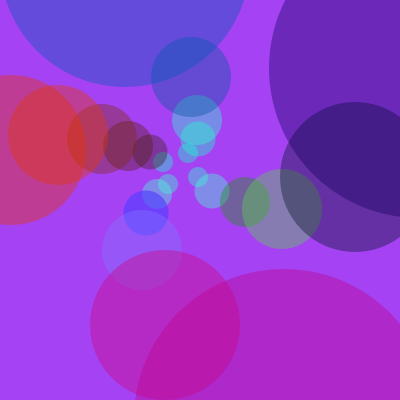
Frame 1 (no input)
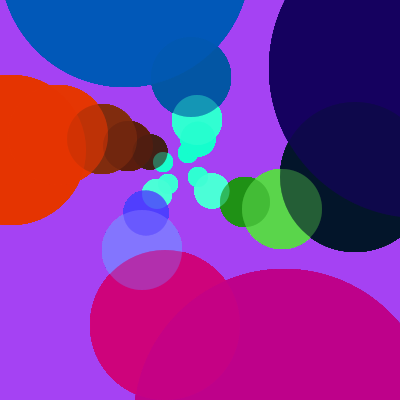
Frame 60 (the mouse pressed at the canvas centre just before this capture)
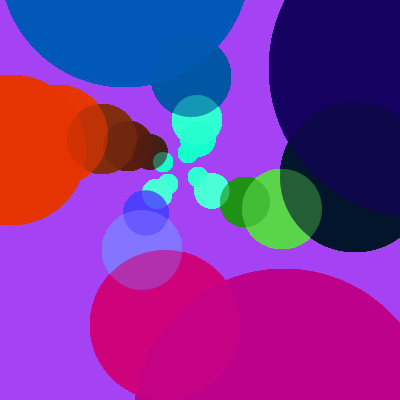
Frame 120 (the mouse held since frame 60 and released just before this capture)

The Processing sketch that drew these frames (run headless with seeded random() and noise(); from frame 60 on, the mouse is pressed at the canvas centre):

// Processing sketch: processing_132095
// ── processing_132095.pde

//canvas
void setup(){
  background(random(256),random(256),random(256));
  size(400, 400);
}

//art
void keyPressed(){
  background(random(256),random(256),random(256));
  //reset background
  fill (112,96,255,60);
  noStroke();
  ellipse(random(-50,400),random(-50,400),250,250);
  
  fill (134,121,255,60);
  noStroke();
  ellipse(random(-50,400),random(-50,400),250,250);
  
  fill (152,2,202,60);
  noStroke();
  ellipse(random(-50,400),random(-50,400),250,250);
  
  fill (183,19,255,60);
  noStroke();
  ellipse(random(-50,400),random(-50,400),250,250);
  
  fill (206,0,122,60);
  noStroke();
  ellipse(random(-50,400),random(-50,400),250,250);
  
  fill (20,131,73,60);
  noStroke();
  ellipse(random(-50,400),random(-50,400),300,300);
  
  fill (42,142,90,60);
  noStroke();
  ellipse(random(-50,400),random(-50,400),300,300);
  
  fill (3,124,176,60);
  noStroke();
  ellipse(random(-50,400),random(-50,400),300,300);
  
  fill (3,120,180,60);
  noStroke();
  ellipse(random(-50,400),random(-50,400),300,300);
  
  fill (80,100,255,60);
  noStroke();
  ellipse(random(-50,400),random(-50,400),300,300);
  
  fill (1,88,184,60);
  noStroke();
  ellipse(random(-50,400),random(-50,400),300,300);
  
  fill (183,19,255,60);
  noStroke();
  ellipse(random(-50,400),random(-50,400),300,300);
}

void draw() {
  //instance of many circles
  //background(random(256),random(256),random(256));
  
  fill (47,255,209,100);
  noStroke();
  ellipse(198,177,20,20);
  
  fill (73,255,215,100);
  noStroke();
  ellipse(212,191,35,35);

  fill (31,145,20,100);
  noStroke();
  ellipse(245,202,50,50);
  
  fill (89,214,73,100);
  noStroke();
  ellipse(282,209,80,80);
  
  fill (3,21,40,100);
  noStroke();
  ellipse(355,177,150,150);
  
  fill (58,255,212,100);
  noStroke();
  ellipse(168,184,20,20);
  
  fill (73,255,215,100);
  noStroke();
  ellipse(157,194,30,30);
  
  fill (80,60,255,100);
  noStroke();
  ellipse(146,213,45,45);
  
  fill (80,60,255,100);
  noStroke();
  ellipse(146,213,45,45);
  
  fill (129,117,255,100);
  noStroke();
  ellipse(142,250,80,80);
  
  fill (206,3,123,100);
  noStroke();
  ellipse(165,325,150,150);
  
  fill (191,1,138,100);
  noStroke();
  ellipse(284,419,300,300);
  
  fill (20,0,94,100);
  noStroke();
  ellipse(419,68,300,300);
  
  fill (24,255,204,100);
  noStroke();
  ellipse(163,162,20,20);
  
  fill (64,30,20,100);
  noStroke();
  ellipse(150,152,35,35);
  
  fill (90,28,12,100);
  noStroke();
  ellipse(128,146,50,50);
  
  fill (128,43,12,100);
  noStroke();
  ellipse(102,139,70,70);
  
  fill (229,53,2,100);
  noStroke();
  ellipse(58,135,100,100);
  
  fill (230,51,0,100);
  noStroke();
  ellipse(11,150,150,150);
  
  fill (20,255,203,100);
  noStroke();
  ellipse(188,153,20,20);
  
  fill (21,255,204,100);
  noStroke();
  ellipse(198,139,35,35);
  
  fill (49,255,210,100);
  noStroke();
  ellipse(197,120,50,50);
  
  fill (3,87,163,100);
  noStroke();
  ellipse(191,77,80,80);
  
  fill (1,89,184,100);
  noStroke();
  ellipse(125,-38,250,250);
  
  //all main circles completed//////
  //now edge circles
}
